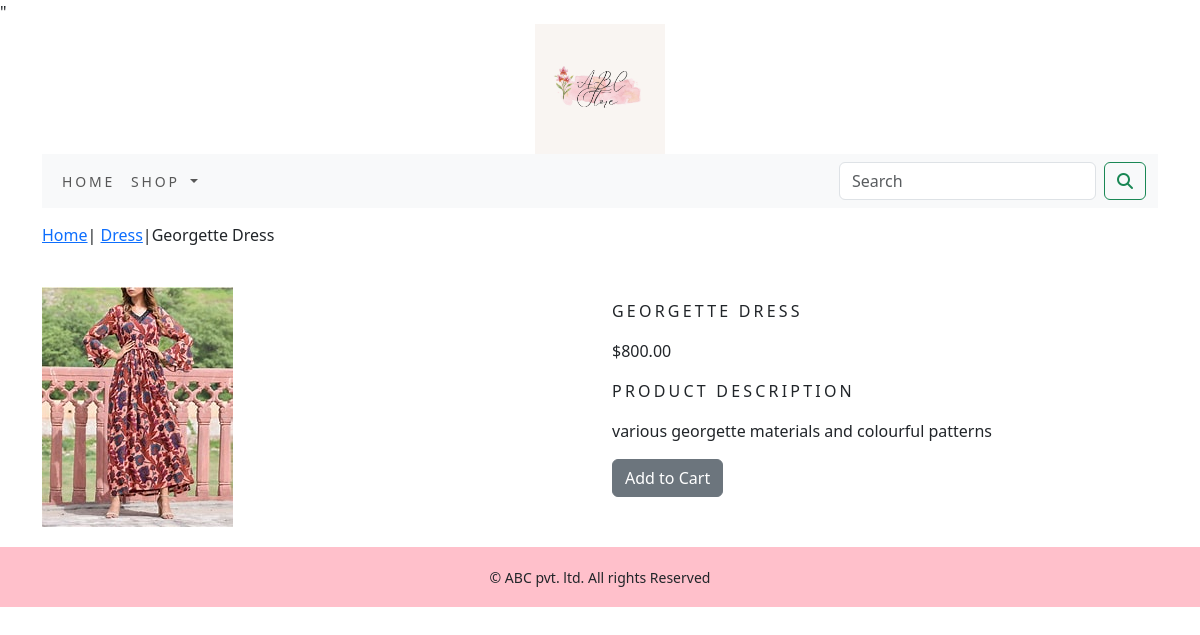
The page /shop/dress/georgette-dress/ on the database its author committed.
### shop/models.py (models this page shows, shortened)
class Product(models.Model):
    name = models.CharField(max_length=250, unique=True)
    slug = models.SlugField(max_length=250, unique=True)
    description = models.TextField(blank=True)
    price=models.DecimalField(max_digits=10,decimal_places=2)
    category=models.ForeignKey('category',on_delete=models.CASCADE)
    image=models.ImageField(upload_to='product',blank=True)
    stock=models.IntegerField()
    available=models.BooleanField(default=True)
    created=models.DateTimeField(auto_now_add=True)
    updated=models.DateTimeField(auto_now_add=True)
    class Meta:
        ordering = ('name',)
        verbose_name = 'product'
        verbose_name_plural = "products"

class Category(models.Model):
    name=models.CharField(max_length=250,unique=True)
    slug=models.SlugField(max_length=250,unique=True)
    description=models.TextField(blank=True)
    image=models.ImageField(upload_to='category',blank=True)
    def get_url(self):
        return reverse('shop:product_by_category', args=[self.slug])
    class Meta:
        ordering=('name',)
        verbose_name='category'
        verbose_name_plural="categories"
    def __str__(self):
        return '{}'.format(self.name)

### shop/views.py (the view)
# urls.py: path('<slug:c_slug>/<slug:product_slug>/',views.proDetail, name='prodCatdetail'),
def proDetail(request,c_slug,product_slug):
    try:
        product=Product.objects.get(category__slug=c_slug, slug=product_slug)
    except Exception as e:
        raise e
    return render(request,'product.html',{'product':product})

### cart/context_processors.py (called while the page is built)
def counter(request):
    item_count=0
    if 'admin' in request.path:
        return {}
    else:
        try:
            cart=Cart.objects.filter(cart_id=_cart_id(request))
            cart_items=CartItem.objects.all().filter(cart=cart[:1])
            for cart_item in cart_items:
                item_count +=cart_item.quantity
        except cart.DoesNotExist:
            item_count=0
    return dict(item_count=item_count)

### cart/views.py (called while the page is built)
def _cart_id(request):
    cart=request.session.session_key
    if not cart:
        cart=request.session.create()
    return cart

### shop/context_processors.py (called while the page is built)
def menu_links(request):
    links=Category.objects.all()
    return dict(links=links)

### templates/product.html (shortened to what this page needs)
{% extends 'base.html' %}
{% load static %}
{% block content %}
<div class="row my_prod_row_class">
    <div class="mx-auto">
        <p><a href="{url 'shop:allProdCat' %}">Home</a>|
        <a href="{{product.category.get_url}}">{{product.category}}</a>|{{product.name}}</p>
    </div>
<div class="container">
<br>
<div class="row">
    <div class="col-12 col-sm-12 col-md-12 col-lg-6">
        <div style="min-width:18rem;">
            <img src="{{product.image.url}}" alt="{{product.name}}">
        </div>
    </div>
        <div class="col-12 col-sm-12 col-md-12 col-lg-6">
            <div>
            <h1 class="my_prod_title">{{product.name}}</h1>
            <p>${{product.price}}</p>
            <p class="my_title">Product Description</p>
            <p class="text-justify my_prod_text">{{product.description}}</p>
            {% if product.stock <= 0 %}
                <p class="text-justify my_prod_text"><b>Out of Stock</b></p>
            {% else %}
                <a class="btn btn-secondary" href="{% url 'cart:add_cart' product.id %}">Add to Cart</a>
            {% endif %}
            </div>
        </div>
    </div>
</div>
</div>
{% endblock %}

### static/css/custom.css (style rules this page uses)
body { font-family :'Roboto', sans-serif; }
.my_title { font-size:16px; text-transform:uppercase; letter-spacing:.2em; }
.my_prod_row_class { padding-top:15px; padding-bottom:20px }
.my_prod_title { font-size:16px; text-transform:uppercase; letter-spacing:.2em; padding-top:15px; padding-bottom:10px; }
.my_prod_text { padding-right:20px; }

### rows shown on the page
Product: category "Dress", name "Georgette Dress", image (picture), name "GEORGETTE DRESS", price "800.00", description "various georgette materials and colourful patterns"
